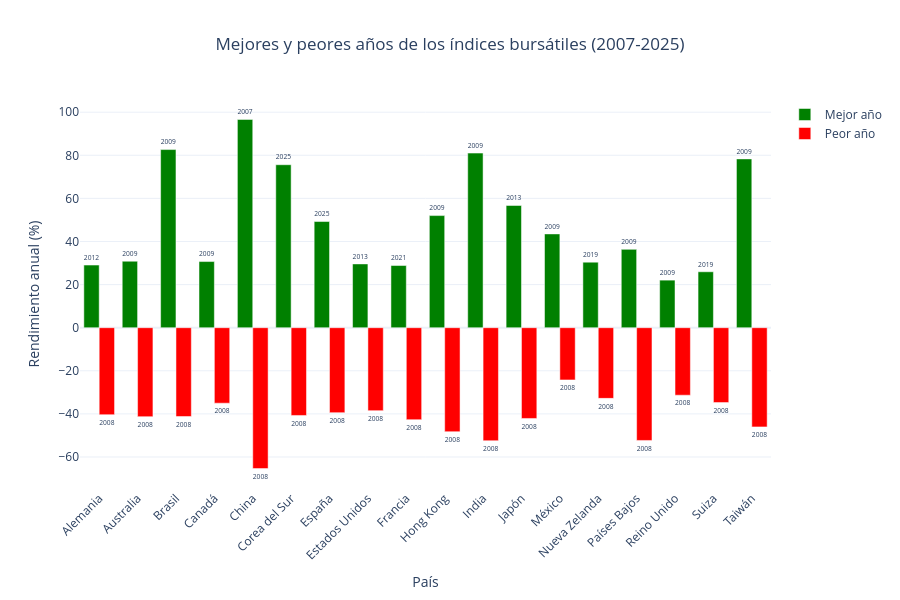

Notebook source saved alongside this figure:
### Markdown cell above
#### ¿Cuáles fueron los años con mayor crecimiento y mayores pérdidas para cada índice bursátil?

### Code cell
# Creo una copia de los rendimientos anuales.
df_grafico_anual = df_rendimientos_anuales.copy()

# Identifico los mejores y peores años de cada índice bursátil.
df_mejores_anios = df_grafico_anual.loc[
    df_grafico_anual.groupby("Ticker")["Rendimiento anual (%)"].idxmax()
].copy()

df_peores_anios = df_grafico_anual.loc[
    df_grafico_anual.groupby("Ticker")["Rendimiento anual (%)"].idxmin()
].copy()

# Creo un resumen para el gráfico.
df_resumen_anual = df_mejores_anios[
    ["País", "Índice", "Año", "Rendimiento anual (%)"]
].merge(
    df_peores_anios[
        ["País", "Índice", "Año", "Rendimiento anual (%)"]
    ],
    on=["País", "Índice"],
    suffixes=("_mejor", "_peor")
).sort_values("País")

# Creo un gráfico comparativo de los mejores y peores años.
fig = go.Figure()

# Agrego los rendimientos de los mejores años.
fig.add_trace(go.Bar(
    name="Mejor año",
    x=df_resumen_anual["País"],
    y=df_resumen_anual["Rendimiento anual (%)_mejor"],
    text=df_resumen_anual["Año_mejor"],
    textposition="outside",
    marker_color="green",
    hovertemplate="%{x}<br>Año: %{text}<br>Rendimiento: %{y:.2f}%<extra></extra>"
))

# Agrego los rendimientos de los peores años.
fig.add_trace(go.Bar(
    name="Peor año",
    x=df_resumen_anual["País"],
    y=df_resumen_anual["Rendimiento anual (%)_peor"],
    text=df_resumen_anual["Año_peor"],
    textposition="outside",
    marker_color="red",
    hovertemplate="%{x}<br>Año: %{text}<br>Rendimiento: %{y:.2f}%<extra></extra>"
))

# Configuro el gráfico original.
fig.update_layout(
    title="Mejores y peores años de los índices bursátiles (2007-2025)",
    title_x=0.5,
    xaxis_title="País",
    yaxis_title="Rendimiento anual (%)",
    barmode="group",
    height=600,
    template="plotly_white",
    xaxis_tickangle=-45,
    xaxis_categoryorder="array",
    xaxis_categoryarray=df_resumen_anual["País"].tolist()
)

# Muestro el gráfico.
fig.show()

### Figure 1 — Plotly figure (JSON) as saved in the notebook; plotly's stock layout.template omitted (floating-point values rounded to 4 significant figures)
{"data": [{"hovertemplate": "%{x}<br>Año: %{text}<br>Rendimiento: %{y:.2f}%<extra></extra>", "marker": {"color": "green"}, "name": "Mejor año", "text": [2012.0, 2009.0, 2009.0, 2009.0, 2007.0, 2025.0, 2025.0, 2013.0, 2021.0, 2009.0, 2009.0, 2013.0, 2009.0, 2019.0, 2009.0, 2009.0, 2019.0, 2009.0], "textposition": "outside", "type": "bar", "x": ["Alemania", "Australia", "Brasil", "Canadá", "China", "Corea del Sur", "España", "Estados Unidos", "Francia", "Hong Kong", "India", "Japón", "México", "Nueva Zelanda", "Países Bajos", "Reino Unido", "Suiza", "Taiwán"], "y": [29.06, 30.85, 82.66, 30.69, 96.66, 75.63, 49.27, 29.6, 28.85, 52.02, 81.03, 56.72, 43.52, 30.42, 36.35, 22.07, 25.95, 78.34]}, {"hovertemplate": "%{x}<br>Año: %{text}<br>Rendimiento: %{y:.2f}%<extra></extra>", "marker": {"color": "red"}, "name": "Peor año", "text": [2008.0, 2008.0, 2008.0, 2008.0, 2008.0, 2008.0, 2008.0, 2008.0, 2008.0, 2008.0, 2008.0, 2008.0, 2008.0, 2008.0, 2008.0, 2008.0, 2008.0, 2008.0], "textposition": "outside", "type": "bar", "x": ["Alemania", "Australia", "Brasil", "Canadá", "China", "Corea del Sur", "España", "Estados Unidos", "Francia", "Hong Kong", "India", "Japón", "México", "Nueva Zelanda", "Países Bajos", "Reino Unido", "Suiza", "Taiwán"], "y": [-40.37, -41.29, -41.22, -35.03, -65.39, -40.73, -39.43, -38.49, -42.68, -48.27, -52.45, -42.12, -24.23, -32.8, -52.32, -31.33, -34.77, -46.03]}], "layout": {"barmode": "group", "height": 600, "title": {"text": "Mejores y peores años de los índices bursátiles (2007-2025)", "x": 0.5}, "xaxis": {"categoryarray": ["Alemania", "Australia", "Brasil", "Canadá", "China", "Corea del Sur", "España", "Estados Unidos", "Francia", "Hong Kong", "India", "Japón", "México", "Nueva Zelanda", "Países Bajos", "Reino Unido", "Suiza", "Taiwán"], "categoryorder": "array", "tickangle": -45, "title": {"text": "País"}}, "yaxis": {"title": {"text": "Rendimiento anual (%)"}}}}
